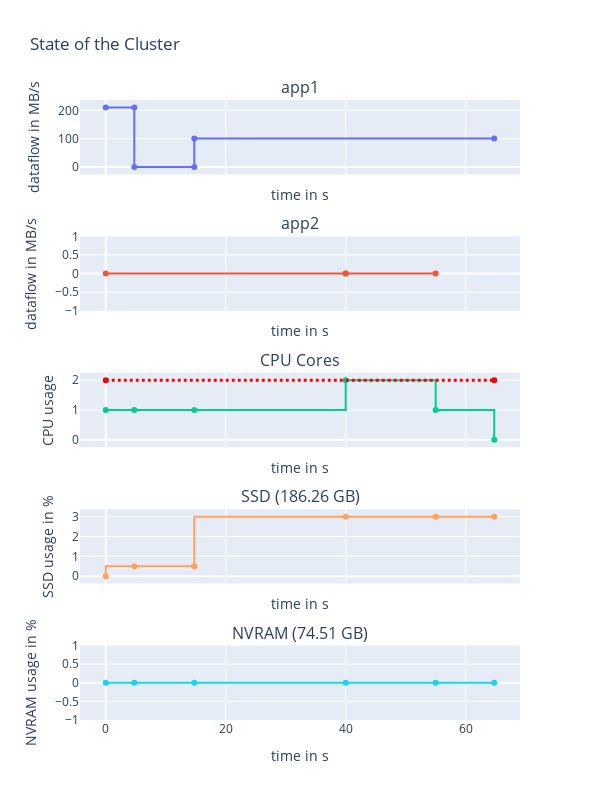

Write notebook code for a chart like this one.
### Markdown cell above
Debugging session

### Code cell
logger.remove()
env = simpy.Environment()
data = simpy.Store(env)
nvram_bandwidth = {'read':  {'seq': 780, 'rand': 760},
                           'write': {'seq': 515, 'rand': 505}}
ssd_bandwidth = {'read':  {'seq': 210, 'rand': 190},
                    'write': {'seq': 100, 'rand': 100}}

ssd_tier = Tier(env, 'SSD', bandwidth=ssd_bandwidth, capacity=200e9)
nvram_tier = Tier(env, 'NVRAM', bandwidth=nvram_bandwidth, capacity=80e9)
cluster = Cluster(env, tiers=[ssd_tier, nvram_tier])
app1 = Application(env, name="app1", compute=[0, 10], read=[1e9, 0], write=[0, 5e9], data=data)
app2 = Application(env, name="app2", compute=[0, 15], read=[0, 0], write=[0, 0], delay=40, data=data)
env.process(app1.run(cluster, tiers=[0, 0]))
env.process(app2.run(cluster, tiers=[1, 1]))
env.run()

fig = display_run(data, cluster)
fig.show()

### Figure 1 — Plotly figure (JSON) as saved in the notebook; plotly's stock layout.template omitted (floating-point values rounded to 4 significant figures)
{"data": [{"line": {"shape": "hv"}, "name": "app1", "showlegend": false, "text": ["READ|to/from:SSD|volume=953.67 MB", "READ|to/from:SSD|volume=953.67 MB", "COMPUTE|volume=0B", "COMPUTE|volume=0B", "WRITE|to/from:SSD|volume=4.66 GB", "WRITE|to/from:SSD|volume=4.66 GB"], "textposition": "top center", "type": "scatter", "x": [0, 4.762, 4.762, 14.76, 14.76, 64.76], "xaxis": "x", "y": [210, 210, 0, 0, 100, 100], "yaxis": "y"}, {"line": {"shape": "hv"}, "name": "app2", "showlegend": false, "text": ["WAIT|volume=0B", "WAIT|volume=0B", "COMPUTE|volume=0B", "COMPUTE|volume=0B"], "textposition": "top center", "type": "scatter", "x": [0, 40, 40, 55], "xaxis": "x2", "y": [0, 0, 0, 0], "yaxis": "y2"}, {"line": {"shape": "hv"}, "showlegend": false, "type": "scatter", "x": [0, 4.762, 14.76, 40, 55, 64.76], "xaxis": "x3", "y": [1, 1, 1, 2, 1, 0], "yaxis": "y3"}, {"line": {"color": "red", "dash": "dot", "shape": "hv", "width": 3}, "showlegend": false, "text": ["Maximum available cores in cluster=2", "Maximum available cores in cluster=2"], "type": "scatter", "x": [0, 64.76], "xaxis": "x3", "y": [2, 2], "yaxis": "y3"}, {"line": {"shape": "vh"}, "name": "SSD", "showlegend": false, "text": ["app1|Read|SSD | +volume=953.67 MB", "app1|Compute | +volume=0B", "app2|Wait | +volume=0B", "app2|Compute | +volume=0B", "app1|Write|SSD | +volume=4.66 GB"], "textposition": "top center", "type": "scatter", "x": [0, 4.762, 14.76, 40, 55, 64.76], "xaxis": "x4", "y": [0, 0.5, 0.5, 3, 3, 3], "yaxis": "y4"}, {"line": {"shape": "vh"}, "name": "NVRAM", "showlegend": false, "text": ["app1|Read|SSD | +volume=953.67 MB", "app1|Compute | +volume=0B", "app2|Wait | +volume=0B", "app2|Compute | +volume=0B", "app1|Write|SSD | +volume=4.66 GB"], "textposition": "top center", "type": "scatter", "x": [0, 4.762, 14.76, 40, 55, 64.76], "xaxis": "x5", "y": [0, 0, 0, 0, 0, 0], "yaxis": "y5"}], "layout": {"annotations": [{"font": {"size": 16}, "showarrow": false, "text": "app1", "x": 0.5, "xanchor": "center", "xref": "paper", "y": 1, "yanchor": "bottom", "yref": "paper"}, {"font": {"size": 16}, "showarrow": false, "text": "app2", "x": 0.5, "xanchor": "center", "xref": "paper", "y": 0.78, "yanchor": "bottom", "yref": "paper"}, {"font": {"size": 16}, "showarrow": false, "text": "CPU Cores", "x": 0.5, "xanchor": "center", "xref": "paper", "y": 0.56, "yanchor": "bottom", "yref": "paper"}, {"font": {"size": 16}, "showarrow": false, "text": "SSD (186.26 GB)", "x": 0.5, "xanchor": "center", "xref": "paper", "y": 0.34, "yanchor": "bottom", "yref": "paper"}, {"font": {"size": 16}, "showarrow": false, "text": "NVRAM (74.51 GB)", "x": 0.5, "xanchor": "center", "xref": "paper", "y": 0.12, "yanchor": "bottom", "yref": "paper"}], "height": 800, "title": {"text": "State of the Cluster"}, "width": 600, "xaxis": {"anchor": "y", "domain": [0, 1], "matches": "x5", "showticklabels": false, "title": {"text": "time in s"}}, "xaxis2": {"anchor": "y2", "domain": [0, 1], "matches": "x5", "showticklabels": false, "title": {"text": "time in s"}}, "xaxis3": {"anchor": "y3", "domain": [0, 1], "matches": "x5", "showticklabels": false, "title": {"text": "time in s"}}, "xaxis4": {"anchor": "y4", "domain": [0, 1], "matches": "x5", "showticklabels": false, "title": {"text": "time in s"}}, "xaxis5": {"anchor": "y5", "domain": [0, 1], "title": {"text": "time in s"}}, "yaxis": {"anchor": "x", "domain": [0.88, 1], "title": {"text": "dataflow in MB/s"}}, "yaxis2": {"anchor": "x2", "domain": [0.66, 0.78], "title": {"text": "dataflow in MB/s"}}, "yaxis3": {"anchor": "x3", "domain": [0.44, 0.56], "title": {"text": "CPU usage"}}, "yaxis4": {"anchor": "x4", "domain": [0.22, 0.34], "title": {"text": "SSD usage in %"}}, "yaxis5": {"anchor": "x5", "domain": [0, 0.12], "title": {"text": "NVRAM usage in %"}}}}
